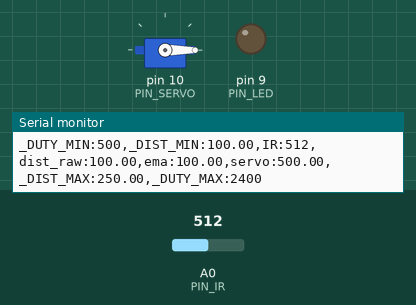
A sketch run on a simulated Arduino Uno, built with avr-gcc and run on an emulated ATmega328P. On the bench: servo, output pins drawn as LEDs (lit = HIGH), the last lines printed to the serial monitor. Inputs (shaded band) come from the test bench; at power-on: A0 (PIN_IR) = 512.

Above: at 1.2 s.
1.3 s: A0 (PIN_IR) set to 364
2.8 s: A0 (PIN_IR) set to 338
At 4.0 s:
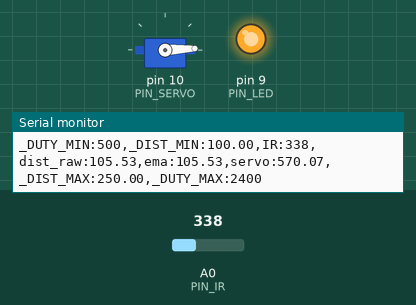
5.0 s: A0 (PIN_IR) set to 306
At 6.3 s:
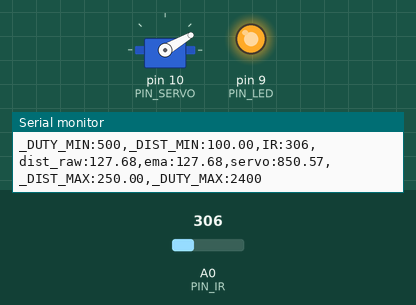
7.0 s: A0 (PIN_IR) set to 240
At 8.8 s:
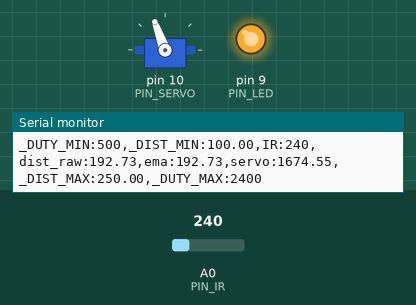
10.0 s: A0 (PIN_IR) set to 260
At 11.6 s:
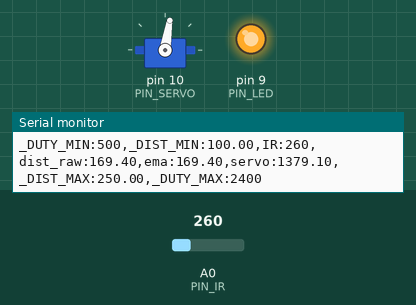
11.9 s: A0 (PIN_IR) set to 122
At 12.2 s:
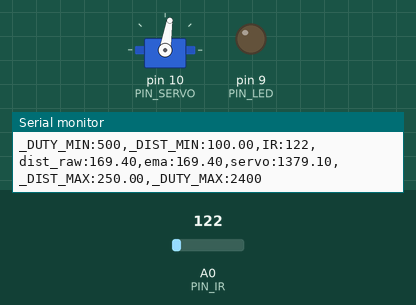
Timing chart, 0 to 14.4 s (numbered marks = the images above; inputs shaded):
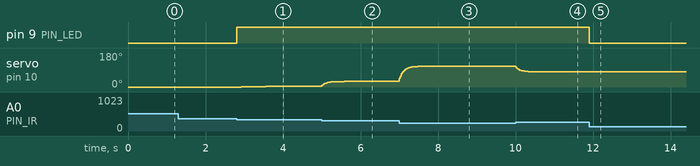

Measured:
- the behaviour switches between 348 and 347 on A0 (PIN_IR) (found by bisection; images 0 and 1)
- after the input at 2.8 s, pin 9 (PIN_LED): LOW → HIGH at once; servo on pin 10 (PIN_SERVO): 0° → 1° after 0.13 s, → 2° 0.07 s later, → 3° 0.55 s later
- after the input at 5.0 s, servo on pin 10 (PIN_SERVO): moves from 3° to 30° over 0.58 s, starting at once
- after the input at 7.0 s, servo on pin 10 (PIN_SERVO): moves from 30° to 110° over 0.80 s, starting at once
- after the input at 10.0 s, servo on pin 10 (PIN_SERVO): moves from 110° to 81° over 0.42 s, starting at once
- after the input at 11.9 s, pin 9 (PIN_LED): HIGH → LOW at once

The sketch:

17P14.ino
```cpp
#include <Servo.h>

// Arduino pin assignment
#define PIN_IR    A0
#define PIN_LED   9
#define PIN_SERVO 10

// configurable parameters for distance (unit: mm)
#define _DIST_MIN 100.0   // 10 cm
#define _DIST_MAX 250.0   // 25 cm

// EMA filter
#define _EMA_ALPHA 0.2    // 0 ~ 1, 작을수록 부드럽지만 반응이 느림

// configurable parameters for Servo
#define _DUTY_MIN 500     // servo 0 degree
#define _DUTY_NEU 1500    // servo 90 degree
#define _DUTY_MAX 2400    // servo 180 degree

// Loop Interval
#define INTERVAL 25       // sampling interval (unit: msec), 20 이상

// global variables
unsigned long last_sampling_time;  // unit: msec

Servo myservo;

float dist_raw;     // range filter를 통과한 거리값
float dist_prev;    // 마지막으로 범위 안에 들어왔던 유효 거리값
float dist_ema;     // EMA 필터 거리값
float duty;         // 서보 duty (usec)

void setup() {
  pinMode(PIN_LED, OUTPUT);
  digitalWrite(PIN_LED, LOW);

  myservo.attach(PIN_SERVO);

  // 초기값 설정
  dist_prev = _DIST_MIN;
  dist_ema = _DIST_MIN;
  duty = _DUTY_MIN;
  myservo.writeMicroseconds(duty);

  Serial.begin(1000000);  // baud rate: 최대

  last_sampling_time = 0;
}

void loop() {
  int a_value;
  float dist_meas;

  // wait until next sampling time.
  if (millis() < (last_sampling_time + INTERVAL))
    return;

  // 1) IR 센서 읽기 및 거리 변환 (mm)
  a_value = analogRead(PIN_IR);
  dist_meas = ((6762.0 / (a_value - 9) - 4.0) * 10.0) - 60.0;

  // 2) 범위 필터: 10cm ~ 25cm 밖이면 이전 유효값 유지, LED 끔
  if ((dist_meas < _DIST_MIN) || (dist_meas > _DIST_MAX)) {
    dist_raw = dist_prev;
    digitalWrite(PIN_LED, LOW);
  } else {
    dist_raw = dist_meas;
    dist_prev = dist_meas;
    digitalWrite(PIN_LED, HIGH);
  }

  // 3) EMA 필터
  dist_ema = _EMA_ALPHA * dist_raw + (1.0 - _EMA_ALPHA) * dist_ema;

  // 4) 거리 -> 서보 duty 변환 (map() 사용 안 함)
  //    10cm -> _DUTY_MIN(0도), 25cm -> _DUTY_MAX(180도)
  duty = _DUTY_MIN +
         (dist_ema - _DIST_MIN) * (float)(_DUTY_MAX - _DUTY_MIN) / (_DIST_MAX - _DIST_MIN);

  // 안전을 위해 duty 범위 제한
  if (duty < _DUTY_MIN) duty = _DUTY_MIN;
  if (duty > _DUTY_MAX) duty = _DUTY_MAX;

  myservo.writeMicroseconds(duty);

  // 5) 시리얼 플로터 출력
  Serial.print("_DUTY_MIN:"); Serial.print(_DUTY_MIN);
  Serial.print(",_DIST_MIN:"); Serial.print(_DIST_MIN);
  Serial.print(",IR:");        Serial.print(a_value);
  Serial.print(",dist_raw:");  Serial.print(dist_raw);
  Serial.print(",ema:");       Serial.print(dist_ema);
  Serial.print(",servo:");     Serial.print(duty);
  Serial.print(",_DIST_MAX:"); Serial.print(_DIST_MAX);
  Serial.print(",_DUTY_MAX:"); Serial.print(_DUTY_MAX);
  Serial.println("");

  // update last sampling time
  last_sampling_time += INTERVAL;
}
```
